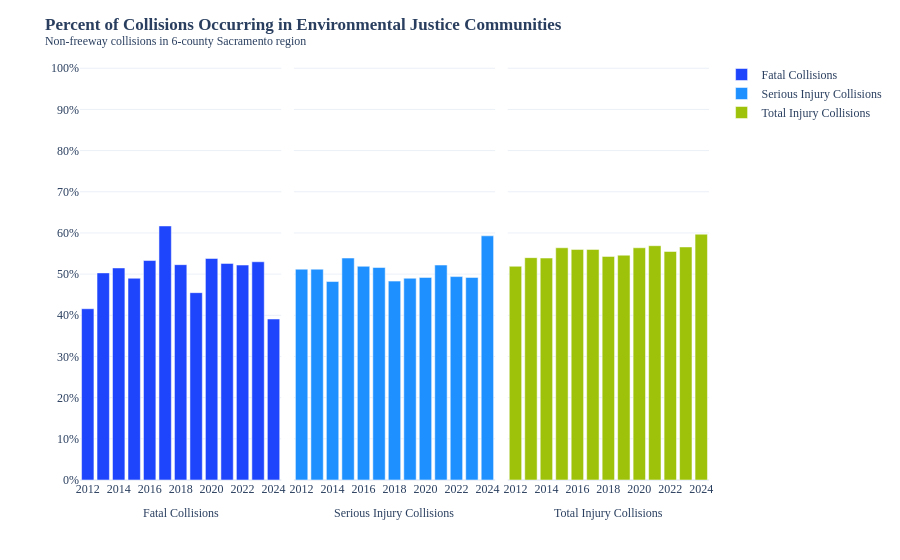

The code cell stored with this chart in its notebook:
### Markdown cell above
***

Safety_3

***

### Code cell
export = False
indicator_name = 'Safety_3'
plot_name = 'ej'


df_mpo = pd.read_excel(PATH_PLOTS/'Data'/f"{indicator_name} TIMS.xlsx", sheet_name='Region', skiprows=1)
df_mpo = df_mpo[['Year', 'Fatal', 'Serious Injury', 'Total Injury']]


df_plot = df_mpo.copy()

df_plot.columns = ['Year', 'Fatal Collisions', 'Serious Injury Collisions', 'Total Injury Collisions']
df_plot = pd.melt(df_plot, id_vars = ['Year'], var_name = 'Metric', value_name = 'Percentage')
df_plot['Percentage'] = round(df_plot['Percentage']*100, 1)

display(df_plot.head())


color_map = {
    'Fatal Collisions': '#1F45FC'
    , 'Serious Injury Collisions': '#1E90FF'
    , 'Total Injury Collisions': '#9DC209'
}

fig = px.bar(df_plot, y='Percentage', x='Year'
             , color='Metric'
             , facet_col='Metric'
             , color_discrete_map=color_map)

title = '<b>Percent of Collisions Occurring in Environmental Justice Communities</b>  <br><sup>Non-freeway collisions in 6-county Sacramento region</sup><br><br>'
fig.update_yaxes(tick0=0, dtick=10, range = [0, 102], ticksuffix='%')
fig.update_traces(hovertemplate='%{y}')
fig.update_xaxes(dtick=2)
fig['layout']['xaxis2']['title']['text']=''
fig['layout']['xaxis3']['title']['text']=''
fig.for_each_annotation(lambda a: a.update(text=a.text.split("=")[-1]))

for annotation in fig['layout']['annotations']:
    annotation['y'] = -0.1
    
pt.plot_agol(fig, export, title, indicator, plot_name)

### Figure 1 — Plotly figure (JSON) as saved in the notebook; plotly's stock layout.template omitted (floating-point values rounded to 4 significant figures)
{"data": [{"alignmentgroup": "True", "hovertemplate": "%{y}", "legendgroup": "Fatal Collisions", "marker": {"color": "#1F45FC", "pattern": {"shape": ""}}, "name": "Fatal Collisions", "offsetgroup": "Fatal Collisions", "orientation": "v", "showlegend": true, "textposition": "auto", "type": "bar", "x": [2012, 2013, 2014, 2015, 2016, 2017, 2018, 2019, 2020, 2021, 2022, 2023, 2024], "xaxis": "x", "y": [41.6, 50.3, 51.5, 49, 53.3, 61.7, 52.3, 45.5, 53.8, 52.6, 52.2, 53, 39.1], "yaxis": "y"}, {"alignmentgroup": "True", "hovertemplate": "%{y}", "legendgroup": "Serious Injury Collisions", "marker": {"color": "#1E90FF", "pattern": {"shape": ""}}, "name": "Serious Injury Collisions", "offsetgroup": "Serious Injury Collisions", "orientation": "v", "showlegend": true, "textposition": "auto", "type": "bar", "x": [2012, 2013, 2014, 2015, 2016, 2017, 2018, 2019, 2020, 2021, 2022, 2023, 2024], "xaxis": "x2", "y": [51.2, 51.2, 48.2, 53.9, 51.9, 51.6, 48.3, 49, 49.2, 52.2, 49.4, 49.2, 59.3], "yaxis": "y2"}, {"alignmentgroup": "True", "hovertemplate": "%{y}", "legendgroup": "Total Injury Collisions", "marker": {"color": "#9DC209", "pattern": {"shape": ""}}, "name": "Total Injury Collisions", "offsetgroup": "Total Injury Collisions", "orientation": "v", "showlegend": true, "textposition": "auto", "type": "bar", "x": [2012, 2013, 2014, 2015, 2016, 2017, 2018, 2019, 2020, 2021, 2022, 2023, 2024], "xaxis": "x3", "y": [51.9, 54, 53.9, 56.4, 56, 56, 54.3, 54.6, 56.4, 56.9, 55.5, 56.6, 59.7], "yaxis": "y3"}], "layout": {"annotations": [{"font": {}, "showarrow": false, "text": "Fatal Collisions", "x": 0.16, "xanchor": "center", "xref": "paper", "y": -0.1, "yanchor": "bottom", "yref": "paper"}, {"font": {}, "showarrow": false, "text": "Serious Injury Collisions", "x": 0.5, "xanchor": "center", "xref": "paper", "y": -0.1, "yanchor": "bottom", "yref": "paper"}, {"font": {}, "showarrow": false, "text": "Total Injury Collisions", "x": 0.84, "xanchor": "center", "xref": "paper", "y": -0.1, "yanchor": "bottom", "yref": "paper"}], "barmode": "relative", "font": {"family": "Microsoft YaHei"}, "legend": {"title": {}, "tracegroupgap": 0}, "margin": {"t": 60}, "title": {"text": "<b>Percent of Collisions Occurring in Environmental Justice Communities</b>  <br><sup>Non-freeway collisions in 6-county Sacramento region</sup><br><br>"}, "xaxis": {"anchor": "y", "domain": [0, 0.32], "dtick": 2, "tickfont": {"size": 12}, "title": {}}, "xaxis2": {"anchor": "y2", "domain": [0.34, 0.66], "dtick": 2, "matches": "x", "title": {"text": ""}}, "xaxis3": {"anchor": "y3", "domain": [0.68, 1.0], "dtick": 2, "matches": "x", "title": {"text": ""}}, "yaxis": {"anchor": "x", "domain": [0, 1], "dtick": 10, "range": [0, 102], "tick0": 0, "tickfont": {"size": 12}, "ticksuffix": "%", "title": {}}, "yaxis2": {"anchor": "x2", "domain": [0, 1], "dtick": 10, "matches": "y", "range": [0, 102], "showticklabels": false, "tick0": 0, "ticksuffix": "%"}, "yaxis3": {"anchor": "x3", "domain": [0, 1], "dtick": 10, "matches": "y", "range": [0, 102], "showticklabels": false, "tick0": 0, "ticksuffix": "%"}}}
